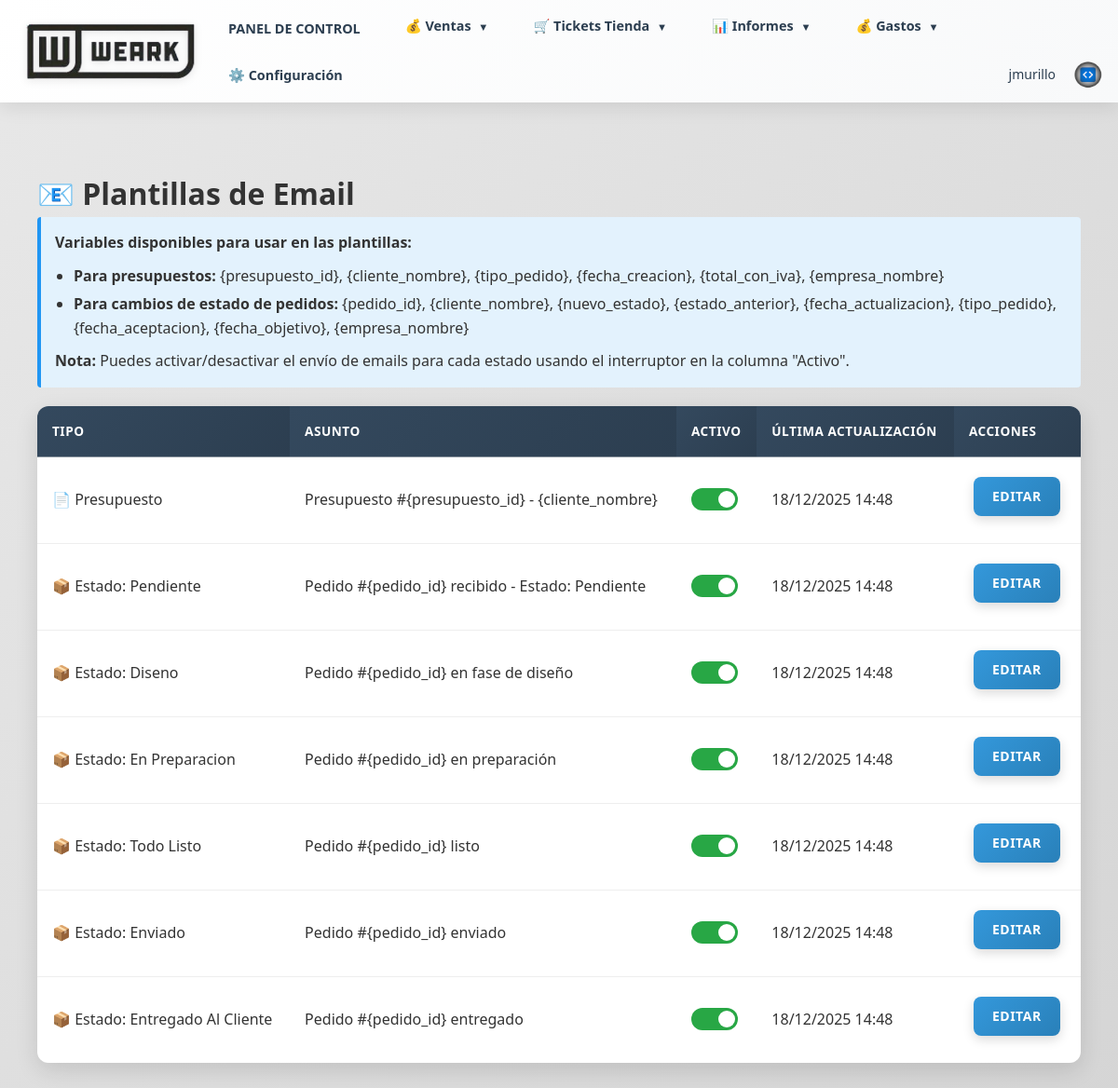
The page /configuracion/plantillas-email (signed in) on the database as committed earlier.
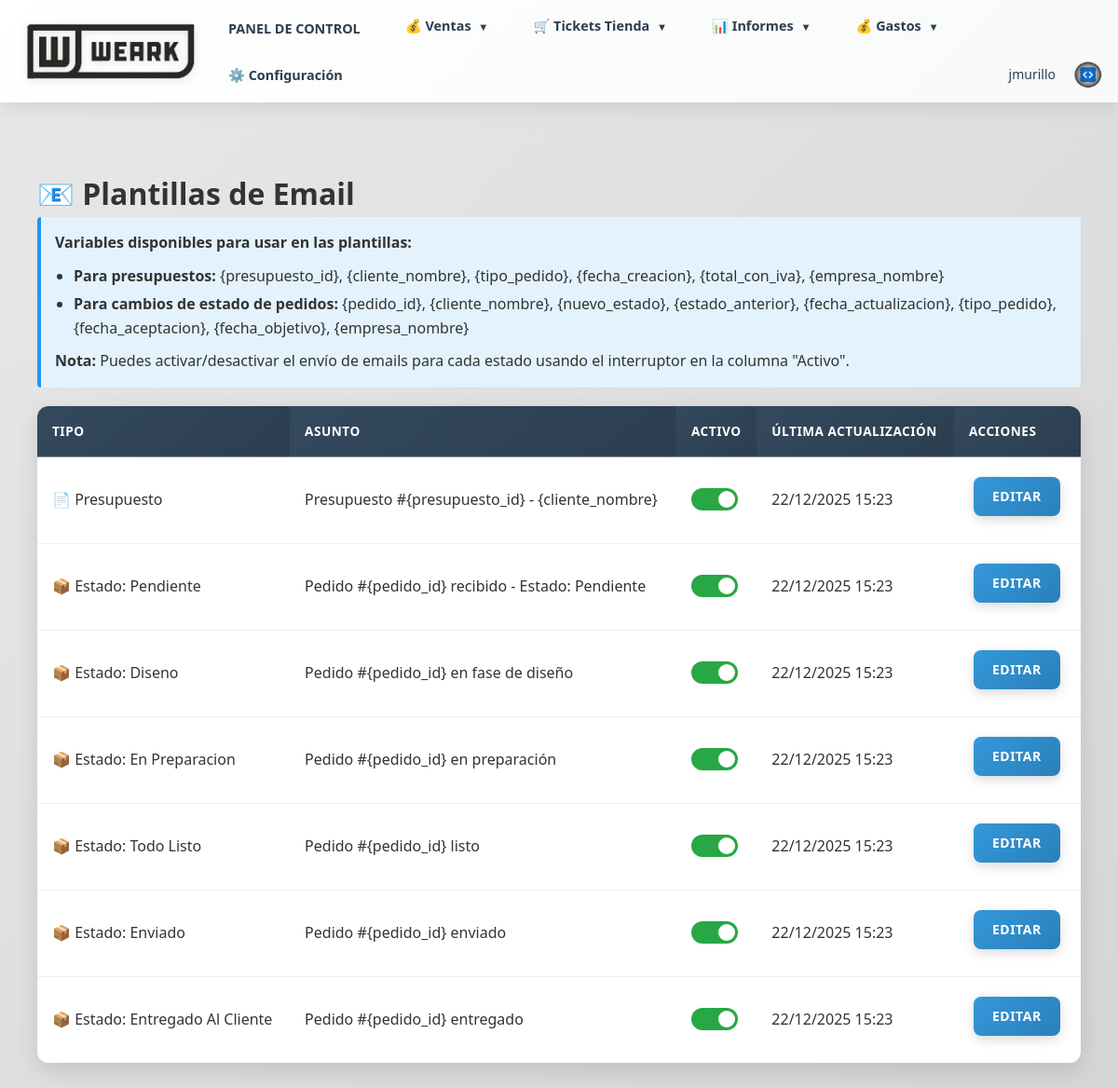
The same page on the database as committed later.
### models.py (models this page shows, shortened)
class PlantillaEmail(db.Model):
    __tablename__ = 'plantillas_email'
    id = db.Column(db.Integer, primary_key=True)
    tipo = db.Column(db.String(50), nullable=False, unique=True)  # 'presupuesto', 'cambio_estado_pedido'
    asunto = db.Column(db.String(200), nullable=False)
    cuerpo = db.Column(db.Text, nullable=False)
    enviar_activo = db.Column(db.Boolean, nullable=False, default=True)  # Permite desactivar temporalmente el envío
    fecha_creacion = db.Column(db.DateTime, default=datetime.utcnow)
    fecha_actualizacion = db.Column(db.DateTime, default=datetime.utcnow, onupdate=datetime.utcnow)

### routes/configuracion.py (the view)
@configuracion_bp.route('/configuracion/plantillas-email')
@login_required
@supervisor_required
def plantillas_email():
    plantillas = PlantillaEmail.query.filter(
        PlantillaEmail.tipo != 'cambio_estado_pedido'
    ).all()
    return render_template('configuracion/plantillas_email.html', plantillas=plantillas)

### app.py (called while the page is built)
@login_manager.user_loader
def load_user(user_id):
    from models import Usuario, Cliente
    if user_id.startswith('cliente_'):
        cliente_id = int(user_id.replace('cliente_', ''))
        cliente = Cliente.query.get(cliente_id)
        if cliente and cliente.tiene_acceso_web():
            return cliente
        return None
    else:
        return Usuario.query.get(int(user_id))

### models.py (called while the page is built)
    def is_supervisor(self):
        return self.rol == 'supervisor'

### utils/auth.py (called while the page is built)
def supervisor_required(f):
    @wraps(f)
    def decorated_function(*args, **kwargs):
        if not current_user.is_authenticated:
            flash('Debes iniciar sesión para acceder a esta página', 'error')
            return redirect(url_for('auth.login'))
        if not current_user.is_supervisor():
            flash('No tienes permisos para acceder a esta página', 'error')
            return redirect(url_for('index.index'))
        return f(*args, **kwargs)
    return decorated_function

### templates/configuracion/plantillas_email.html (shortened to what this page needs)
{% extends "base.html" %}
{% block content %}
<div class="container">
    <h1>📧 Plantillas de Email</h1>
    <div class="info-box" style="margin-bottom: 20px;">
    <p><strong>Variables disponibles para usar en las plantillas:</strong></p>
    <ul>
        <li><strong>Para presupuestos:</strong> {presupuesto_id}, {cliente_nombre}, {tipo_pedido}, {fecha_creacion}, {total_con_iva}, {empresa_nombre}</li>
        <li><strong>Para cambios de estado de pedidos:</strong> {pedido_id}, {cliente_nombre}, {nuevo_estado}, {estado_anterior}, {fecha_actualizacion}, {tipo_pedido}, {fecha_aceptacion}, {fecha_objetivo}, {empresa_nombre}</li>
    </ul>
    <p style="margin-top: 10px;"><strong>Nota:</strong> Puedes activar/desactivar el envío de emails para cada estado usando el interruptor en la columna "Activo".</p>
</div>
    {% if plantillas %}
    <table class="data-table">
        <thead>
            <tr>
                <th>Tipo</th>
                <th>Asunto</th>
                <th>Activo</th>
                <th>Última actualización</th>
                <th>Acciones</th>
            </tr>
        </thead>
        <tbody>
            {% for plantilla in plantillas %}
            <tr>
                <td>
                    {% if plantilla.tipo == 'presupuesto' %}
                        📄 Presupuesto
                    {% elif plantilla.tipo.startswith('cambio_estado_pedido_') %}
                        {% set estado_nombre = plantilla.tipo.replace('cambio_estado_pedido_', '').replace('_', ' ').title() %}
                        📦 Estado: {{ estado_nombre }}
                    {% else %}
                        {{ plantilla.tipo }}
                    {% endif %}
                </td>
                <td>{{ plantilla.asunto[:50] }}{% if plantilla.asunto|length > 50 %}...{% endif %}</td>
                <td>
                    <form method="POST" action="{{ url_for('configuracion.toggle_plantilla_email', id=plantilla.id) }}" style="display: inline;">
                        <label class="toggle-switch">
                            <span class="toggle-slider"></span>
                        </label>
                    </form>
                </td>
                <td>{{ plantilla.fecha_actualizacion.strftime('%d/%m/%Y %H:%M') if plantilla.fecha_actualizacion else 'N/A' }}</td>
                <td>
                    <a href="{{ url_for('configuracion.editar_plantilla_email', id=plantilla.id) }}" class="btn btn-primary">Editar</a>
                </td>
            </tr>
            {% endfor %}
        </tbody>
    </table>
    {% else %}
    <p>No hay plantillas configuradas. Se crearán automáticamente al iniciar la aplicación.</p>
    {% endif %}
</div>
{% endblock %}

Rows that differ between the two databases and show on the page:
changed PlantillaEmail "Presupuesto #{presupuesto_id} - {cliente_nombre}": fecha_actualizacion "18/12/2025 14:48" → "22/12/2025 15:23"
changed PlantillaEmail "Pedido #{pedido_id} recibido - Estado: Pendiente": fecha_actualizacion "18/12/2025 14:48" → "22/12/2025 15:23"
changed PlantillaEmail "Pedido #{pedido_id} en fase de diseño": fecha_actualizacion "18/12/2025 14:48" → "22/12/2025 15:23"
changed PlantillaEmail "Pedido #{pedido_id} en preparación": fecha_actualizacion "18/12/2025 14:48" → "22/12/2025 15:23"
changed PlantillaEmail "Pedido #{pedido_id} listo": fecha_actualizacion "18/12/2025 14:48" → "22/12/2025 15:23"
changed PlantillaEmail "Pedido #{pedido_id} enviado": fecha_actualizacion "18/12/2025 14:48" → "22/12/2025 15:23"
changed PlantillaEmail "Pedido #{pedido_id} entregado": fecha_actualizacion "18/12/2025 14:48" → "22/12/2025 15:23"
